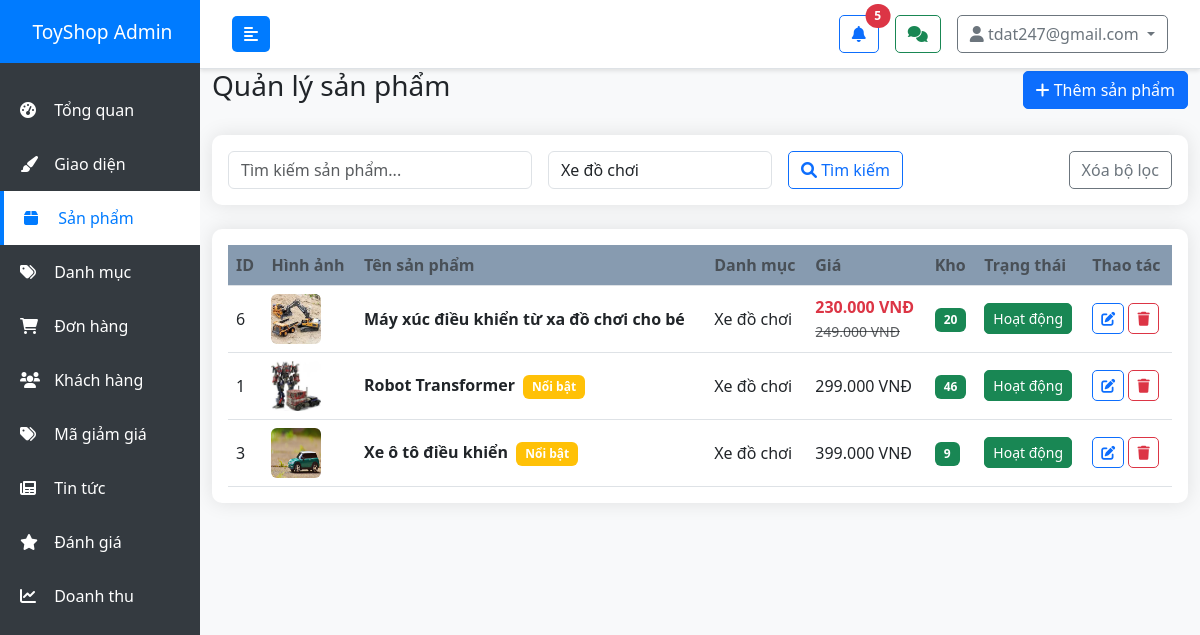
Page /admin/products.php?category=5 (signed in) on the committed database.
### tables this page shows
CREATE TABLE `products` (
  `id` int(11) NOT NULL,
  `name` varchar(200) NOT NULL,
  `description` text DEFAULT NULL,
  `price` decimal(10,2) NOT NULL,
  `sale_price` decimal(10,2) DEFAULT NULL,
  `category_id` int(11) DEFAULT NULL,
  `image` varchar(255) DEFAULT NULL,
  `stock_quantity` int(11) DEFAULT 0,
  `status` enum('active','inactive') DEFAULT 'active',
  `featured` tinyint(1) DEFAULT 0,
  `created_at` timestamp NOT NULL DEFAULT current_timestamp()
);

CREATE TABLE `categories` (
  `id` int(11) NOT NULL,
  `name` varchar(100) NOT NULL,
  `description` text DEFAULT NULL,
  `image` varchar(255) DEFAULT NULL,
  `status` enum('active','inactive') DEFAULT 'active',
  `created_at` timestamp NOT NULL DEFAULT current_timestamp()
);

### config/database.php (called while the page is built, shortened)
<?php
$conn = new mysqli(DB_HOST, DB_USER, DB_PASS, DB_NAME);
$conn->set_charset("utf8mb4");
function executeQuery($sql, $params = []) {
    global $conn;
    $stmt = $conn->prepare($sql);
    if (!empty($params)) {
        $types = '';
        foreach ($params as $param) {
            if (is_int($param)) {
                $types .= 'i';
            } elseif (is_float($param)) {
                $types .= 'd';
            } elseif (is_string($param)) {
                $types .= 's';
            } else {
                $types .= 's';
            }
        }
        if (!$stmt->bind_param($types, ...$params)) {
            error_log("Binding parameters failed: " . $stmt->error);
            $stmt->close();
            return false;
        }
    }
    if (!$stmt->execute()) {
        error_log("Execute failed: " . $stmt->error);
        $stmt->close();
        return false;
    }
    if (strpos(strtoupper($sql), 'SELECT') === 0) {
        $result = $stmt->get_result();
        return $result;
    }
    return true;
}
function fetchAll($sql, $params = []) {
    $result = executeQuery($sql, $params);
    $data = [];
    if ($result && $result !== true) {
        while ($row = $result->fetch_assoc()) {
            $data[] = $row;
        }
    }
    return $data;
}
?>

### includes/functions.php (called while the page is built, shortened)
<?php
function formatMoney($amount) {
    return number_format($amount, 0, ',', '.') . ' VNĐ';
}
?>

### admin/products.php (the view, shortened to what this page needs)
<?php
require_once '../config/database.php';
require_once '../includes/functions.php';
$search = $_GET['search'] ?? '';
$category_filter = $_GET['category'] ?? '';
$page = (int)($_GET['page'] ?? 1);
$limit = 10;
$offset = ($page - 1) * $limit;
$whereClause = "WHERE 1=1";
$params = [];
if ($category_filter) {
    $whereClause .= " AND p.category_id = ?";
    $params[] = $category_filter;
}
$productsQuery = "SELECT p.*, c.name as category_name
                  FROM products p
                  LEFT JOIN categories c ON p.category_id = c.id
                  $whereClause
                  ORDER BY p.created_at DESC
                  LIMIT $limit OFFSET $offset";
$products = fetchAll($productsQuery, $params);
$categories = fetchAll("SELECT * FROM categories WHERE status = 'active' ORDER BY name");
?>
<!DOCTYPE html>
<html lang="vi">
<head>
    <link href="https://cdn.jsdelivr.net/npm/bootstrap@5.3.0/dist/css/bootstrap.min.css" rel="stylesheet">
    <link href="https://cdnjs.cloudflare.com/ajax/libs/font-awesome/6.0.0/css/all.min.css" rel="stylesheet">
    <link href="assets/css/admin.css" rel="stylesheet">
</head>
<body>
    <?php include 'includes/sidebar.php'; ?>
    <div id="content">
        <?php include 'includes/navbar.php'; ?>
        <div class="container-fluid">
            <div class="d-flex justify-content-between align-items-center mb-4">
                <h1 class="h3">Quản lý sản phẩm</h1>
                <button class="btn btn-primary" data-bs-toggle="modal" data-bs-target="#addProductModal">
                    <i class="fas fa-plus"></i> Thêm sản phẩm
                </button>
            </div>
            <div class="card mb-4">
                <div class="card-body">
                    <form method="GET" class="row g-3">
                        <div class="col-md-4">
                            <input type="text" class="form-control" name="search"
                                   placeholder="Tìm kiếm sản phẩm..." value="<?php echo htmlspecialchars($search); ?>">
                        </div>
                        <div class="col-md-3">
                            <select class="form-control" name="category">
                                <?php foreach ($categories as $category): ?>
                                    <option value="<?php echo $category['id']; ?>"
                                            <?php echo $category_filter == $category['id'] ? 'selected' : ''; ?>>
                                        <?php echo $category['name']; ?>
                                    </option>
                                <?php endforeach; ?>
                            </select>
                        </div>
                        <div class="col-md-2">
                            <button type="submit" class="btn btn-outline-primary">
                                <i class="fas fa-search"></i> Tìm kiếm
                            </button>
                        </div>
                        <div class="col-md-3 text-end">
                            <a href="products.php" class="btn btn-outline-secondary">Xóa bộ lọc</a>
                        </div>
                    </form>
                </div>
            </div>
            <div class="card">
                <div class="card-body">
                    <div class="table-responsive">
                        <table class="table table-hover">
                            <thead>
                                <tr>
                                    <th>ID</th>
                                    <th>Hình ảnh</th>
                                    <th>Tên sản phẩm</th>
                                    <th>Danh mục</th>
                                    <th>Giá</th>
                                    <th>Kho</th>
                                    <th>Trạng thái</th>
                                    <th>Thao tác</th>
                                </tr>
                            </thead>
                            <tbody>
                                <?php foreach ($products as $product): ?>
                                    <tr>
                                        <td><?php echo $product['id']; ?></td>
                                        <td>
                                            <img src="../assets/img/<?php echo $product['image'] ?: 'default.jpg'; ?>"
                                                 width="50" height="50" class="rounded">
                                        </td>
                                        <td>
                                            <strong><?php echo $product['name']; ?></strong>
                                            <?php if ($product['featured']): ?>
                                                <span class="badge bg-warning ms-1">Nổi bật</span>
                                            <?php endif; ?>
                                        </td>
                                        <td><?php echo $product['category_name']; ?></td>
                                        <td>
                                            <?php if ($product['sale_price']): ?>
                                                <span class="text-danger fw-bold"><?php echo formatMoney($product['sale_price']); ?></span><br>
                                                <small class="text-muted text-decoration-line-through"><?php echo formatMoney($product['price']); ?></small>
                                            <?php else: ?>
                                                <?php echo formatMoney($product['price']); ?>
                                            <?php endif; ?>
                                        </td>
                                        <td>
                                            <span class="badge bg-<?php echo $product['stock_quantity'] > 0 ? 'success' : 'danger'; ?>">
                                                <?php echo $product['stock_quantity']; ?>
                                            </span>
                                        </td>
                                        <td>
                                            <form method="POST" class="d-inline">
                                                <button type="submit" class="btn btn-sm btn-<?php echo $product['status'] == 'active' ? 'success' : 'secondary'; ?>">
                                                    <?php echo $product['status'] == 'active' ? 'Hoạt động' : 'Tạm dừng'; ?>
                                                </button>
                                            </form>
                                        </td>
                                        <td>
                                            <button class="btn btn-sm btn-outline-primary"
                                                    onclick="editProduct(<?php echo htmlspecialchars(json_encode($product)); ?>)">
                                                <i class="fas fa-edit"></i>
                                            </button>
                                            <form method="POST" class="d-inline"
                                                  onsubmit="return confirm('Bạn có chắc muốn xóa sản phẩm này?')">
                                                <button type="submit" class="btn btn-sm btn-outline-danger">
                                                    <i class="fas fa-trash"></i>
                                                </button>
                                            </form>
                                        </td>
                                    </tr>
                                <?php endforeach; ?>
                            </tbody>
                        </table>
                    </div>
                </div>
            </div>
        </div>
    </div>
</body>
</html>

### admin/assets/css/admin.css (style rules this page uses)
:root { --sidebar-width: 200px; --primary-color: #879db5; --secondary-color: #6c757d; --success-color: #28a745; --danger-color: #dc3545; --warning-color: #ffc107; --info-color: #17a2b8; --light-color: #32689e; --dark-color: #343a40; }
body { font-family: "Segoe UI", Tahoma, Geneva, Verdana, sans-serif; background-color: #f8f9fa; }
#content { width: 100%; padding: 0; min-height: 100vh; transition: all 0.3s; margin-left: var(--sidebar-width); }
.card { border: none; border-radius: 10px; box-shadow: 0 0 20px rgba(0, 0, 0, 0.1); margin-bottom: 20px; }
.table { margin-bottom: 0; }
.table th { border-top: none; font-weight: 600; color: #495057; background-color: #879bb0; }
.table td { vertical-align: middle; }
.btn { border-radius: 5px; font-weight: 500; transition: all 0.3s; }
.btn-sm { padding: 0.25rem 0.5rem; font-size: 0.875rem; }
.badge { font-size: 0.75em; padding: 0.5em 0.75em; }

### rows in the picture
products: id "6", image (picture), name "Máy xúc điều khiển từ xa đồ chơi cho bé", category.name "Xe đồ chơi", sale_price "230.000 VNĐ", price "249.000 VNĐ", stock_quantity "20", status "Hoạt động"
products: id "1", image (picture), name "Robot Transformer", featured "Nổi bật", category.name "Xe đồ chơi", price "299.000 VNĐ", stock_quantity "46", status "Hoạt động"
products: id "3", image (picture), name "Xe ô tô điều khiển", featured "Nổi bật", category.name "Xe đồ chơi", price "399.000 VNĐ", stock_quantity "9", status "Hoạt động"

### other values in the picture
count($notifications) "5"
$_SESSION['admin_name'] "tdat247@gmail.com"
form field category "Xe đồ chơi"
